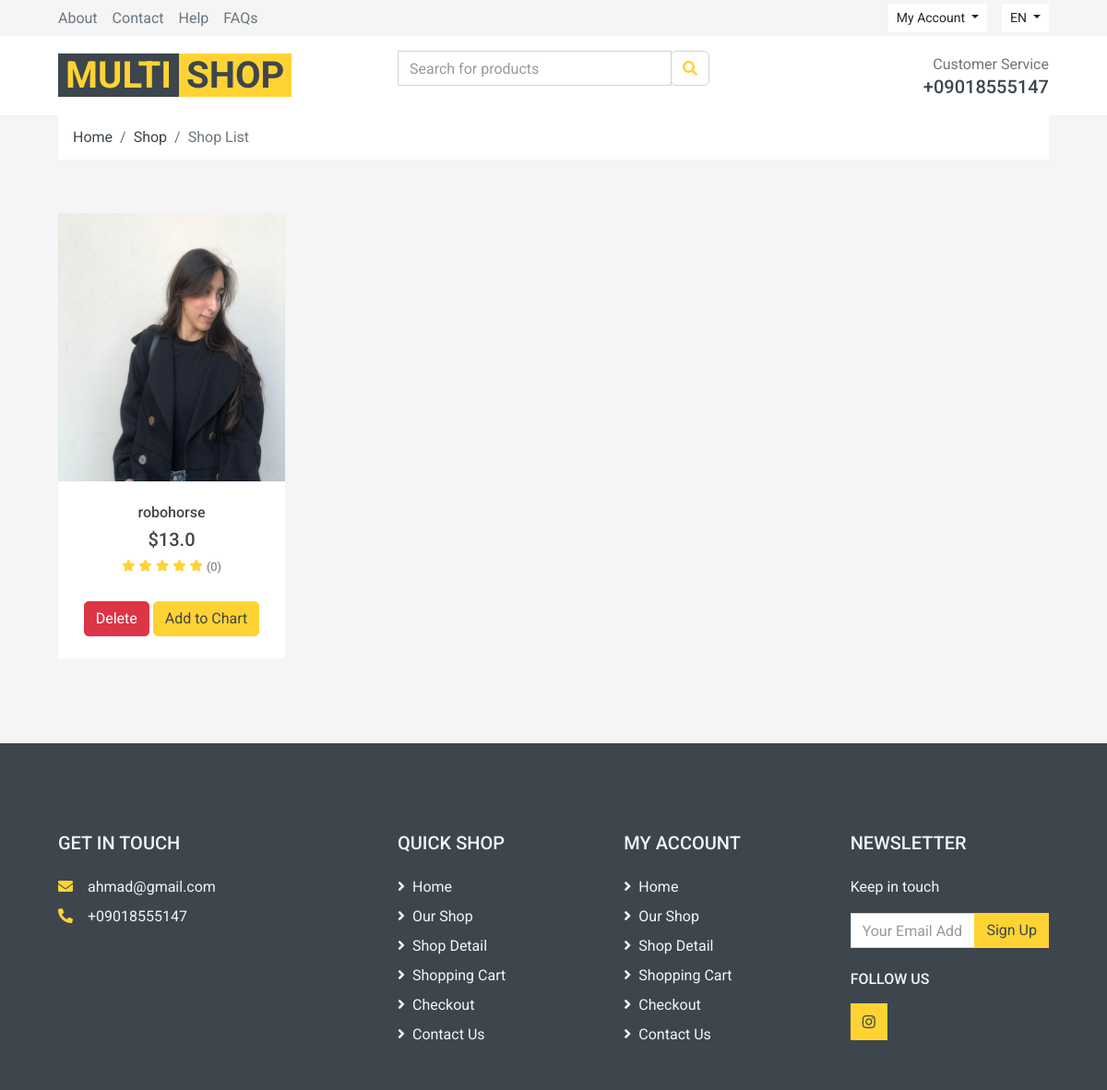
The app's page /product/favorite (signed in) with its own data.
### Home/models.py (models this page shows, shortened)
class SiteContact(models.Model):
    site_name = models.CharField(max_length=50, default="Multy Shop")
    site_description = models.TextField(null=True)
    phone_number = models.CharField(max_length=20, blank=True)
    email_address = models.EmailField(blank=True)
    address = models.TextField(blank=True)
    insta_account = models.URLField("Instagram URL", blank=True, max_length=255)
    linkin_account = models.URLField("Linkin URL", blank=True, max_length=255)
    facebook = models.URLField("Facebook URL", blank=True, max_length=255)
    x_account = models.URLField("X URL", blank=True, max_length=255)
    twitter_account = models.URLField("Tweeter URL", blank=True, max_length=255)

### Product/models.py (models this page shows, shortened)
class ProductModel(models.Model):
    title = models.CharField(max_length=100, verbose_name="product name")
    product_description = models.TextField(null=True, blank=True, verbose_name="products short description ",
                                           help_text="located below the products name")
    slug = models.SlugField(unique=True, null=True, blank=True)
    price = models.FloatField()
    available_amount = models.PositiveSmallIntegerField(verbose_name="available amount")
    color = models.ManyToManyField(Color, related_name="products", blank=True)
    size = models.ManyToManyField(Size, related_name="products", blank=True)
    category = models.ManyToManyField(Category, related_name="sub_products", blank=True)
    short_point_1 = models.CharField(max_length=100, null=True, blank=True, verbose_name="short point 1")
    short_point_2 = models.CharField(max_length=100, null=True, blank=True, verbose_name="short point 2")
    short_point_3 = models.CharField(max_length=100, null=True, blank=True, verbose_name="short point 3")
    short_point_4 = models.CharField(max_length=100, null=True, blank=True, verbose_name="short point 4")
    information = models.TextField(null=True, blank=True)
    add_date = models.DateField(auto_now_add=True, verbose_name="added date", editable=False)
    last_update = models.DateField(auto_now=True, verbose_name="Last update", editable=False)
    sell_count = models.PositiveSmallIntegerField(verbose_name="Sell mount", editable=False, default=0)
    views = models.PositiveIntegerField(default=0, editable=False)
    class Meta:
        verbose_name = "Product"
        verbose_name_plural = "Products"
    def product_price(self):
        try:
            global_offer = DiscountPrice.objects.filter(apply_to_all_products=True, is_active=True).last()
            product_price = self.price - (self.price * global_offer.discount_rate / 100)
            print(product_price)
            return product_price
        except:
            try:
                discount = DiscountPrice.objects.get(product=self, is_active=True)
                product_price = self.price - (self.price * discount.discount_rate / 100)
                return product_price
            except:
                product_price = self.price
                return product_price
    def __str__(self):
        return f'{self.title}'

class ProductImage(models.Model):
    product = models.ForeignKey(ProductModel, related_name="images", on_delete=models.CASCADE)
    image = models.ImageField(upload_to='img/ProductImages', null=True, blank=True)

### Product/views.py (the view)
# urls.py: path('favorite', UserFavoriteList.as_view(), name="user_favorite_list"),
class UserFavoriteList(TemplateView):
    template_name = 'product/user_liked_products.html'

### Product/templates/product/user_liked_products.html (shortened to what this page needs)
{% extends 'base.html' %}
{% load static %}
{% block contant %}
    <div class="container-fluid">
        <div class="row px-xl-5">
            <div class="col-12">
                <nav class="breadcrumb bg-light mb-30">
                    <a class="breadcrumb-item text-dark" href="#">Home</a>
                    <a class="breadcrumb-item text-dark" href="#">Shop</a>
                    <span class="breadcrumb-item active">Shop List</span>
                </nav>
            </div>
        </div>
    </div>
    <div class="container-fluid">
        <div class="row px-xl-5">
            <div class="col-lg-9 col-md-8">
                <div class="row pb-3">
                    <div class="col-12 pb-1">
                    </div>
                    {% for item in favorites_ %}
                        <div class="col-lg-4 col-md-6 col-sm-6 pb-1">
                            <div class="product-item bg-light mb-4">
                                <div class="product-img position-relative overflow-hidden">
                                    <img style="width: 291.06px; height: 291.06px" class="img-fluid w-100"
                                         src="
                                                 {% if item.images.first.image.url %}{{ item.images.first.image.url }}
                                                             {% else %}{% static 'img/no_product_image.png' %}{% endif %}"
                                         alt="">
                                    {% include 'includes/product_actions.html' %}
                                </div>
                                <div class="text-center py-4">
                                    <a class="h6 text-decoration-none text-truncate" href="">{{ item }}</a>
                                    <div class="d-flex align-items-center justify-content-center mt-2">
                                        <h5>${{ item.product_price }}</h5>
                                    </div>
                                    <div class="d-flex align-items-center justify-content-center mb-1">
                                        <small class="fa fa-star text-primary mr-1"></small>
                                        <small class="fa fa-star text-primary mr-1"></small>
                                        <small class="fa fa-star text-primary mr-1"></small>
                                        <small class="fa fa-star text-primary mr-1"></small>
                                        <small class="fa fa-star text-primary mr-1"></small>
                                        <small>({{ item.comments.all.count }})</small>
                                    </div>
                                    <br>
                                    <a href="{% url 'product:add_to_user_favorite_list' item.id %}">
                                        <button style="border-radius: 5px" type="button" class="btn btn-danger">
                                            Delete
                                        </button>
                                    </a>
                                    <a href="">
                                        <button style="border-radius: 5px" type="button" class="btn btn-primary">Add
                                            to
                                            Chart
                                        </button>
                                    </a>
                                </div>
                            </div>
                        </div>
                    {% endfor %}
                </div>
            </div>
        </div>
    </div>
{% endblock %}

### templates/base.html (shortened to what this page needs)
{% load render_partial %}
{% include 'includes/header_refrences.html' %}
{% include 'includes/header.html' %}
{% block contant %}
{% endblock %}
{% include 'includes/footer.html' %}

### templates/includes/header_refrences.html (shortened to what this page needs)
{% load static %}
    <link rel="stylesheet" href="{% static 'css/custom_feature.css' %}">
    <link href="https://cdnjs.cloudflare.com/ajax/libs/font-awesome/5.10.0/css/all.min.css"
          rel="stylesheet">
    <link href="{% static "lib/animate/animate.min.css" %}" rel="stylesheet">
    <link href="{% static "lib/owlcarousel/assets/owl.carousel.min.css" %}" rel="stylesheet">
    <link href="{% static 'bootstrap/css/bootstrap.min.css' %}" rel="stylesheet">
    <link href="{% static "css/style.css" %}" rel="stylesheet">

### templates/includes/header.html (shortened to what this page needs)
<div class="container-fluid">
    <div class="row bg-secondary py-1 px-xl-5">
        <div class="col-lg-6 d-none d-lg-block">
            <div class="d-inline-flex align-items-center h-100">
                <a class="text-body mr-3" href="{% url 'Home:About_us' %}">About</a>
                <a class="text-body mr-3" href="{% url 'Home:contact' %}">Contact</a>
                <a class="text-body mr-3" href="{% url 'Home:help' %}">Help</a>
                <a class="text-body mr-3" href="{% url 'Home:FAQs' %}">FAQs</a>
            </div>
        </div>
        <div class="col-lg-6 text-center text-lg-right">
            <div class="d-inline-flex align-items-center">
                <div class="btn-group">
                    {% if request.user.is_authenticated %}
                        <button type="button" class="btn btn-sm btn-light dropdown-toggle" data-toggle="dropdown">My
                            Account
                        </button>
                        </div>
                    {% endif %}
            <div class="btn-group">
                <button type="button" class="btn btn-sm btn-light dropdown-toggle" data-toggle="dropdown">EN
                </button>
            </div>
        </div>
    </div>
</div>
<div class="row align-items-center bg-light py-3 px-xl-5 d-none d-lg-flex">
    <div class="col-lg-4">
        <a href="{% url 'Home:home' %}" class="text-decoration-none">
            <span class="h1 text-uppercase text-primary bg-dark px-2">Multi</span>
            <span class="h1 text-uppercase text-dark bg-primary px-2 ml-n1">Shop</span>
        </a>
    </div>
    <div class="col-lg-4 col-6 text-left">
        <form action="{% url 'Home:search' %}" method="get">
            <div class="input-group">
                <input type="text" class="form-control" placeholder="Search for products" name="searched" id="search">
                <div class="input-group-append">
                            <span class="input-group-text bg-transparent text-primary">
                                <i class="fa fa-search"></i>
                            </span>
                </div>
            </div>
        </form>
        {% if site_general_info %}
            </div>
            <div class="col-lg-4 col-6 text-right">
                <p class="m-0">Customer Service</p>
                <h5 class="m-0">+{{ site_general_info.phone_number }}</h5>
            </div>
        {% endif %}
</div>
</div>

### templates/includes/product_actions.html (shortened to what this page needs)
<div class="product-action">
</div>

### templates/includes/footer.html (shortened to what this page needs)
{% load static %}
<div class="container-fluid bg-dark text-secondary mt-5 pt-5">
    <div class="row px-xl-5 pt-5">
        <div class="col-lg-4 col-md-12 mb-5 pr-3 pr-xl-5">
            <h5 class="text-secondary text-uppercase mb-4">Get In Touch</h5>
            {% if site_general_info.email_address %}
                <p class="mb-2"><i class="fa fa-envelope text-primary mr-3"></i>{{ site_general_info.email_address }}
                </p>
            {% endif %}
            {% if site_general_info.phone_number %}
                <p class="mb-0"><i class="fa fa-phone-alt text-primary mr-3"></i>+{{ site_general_info.phone_number }}
                </p>
            {% endif %}
        </div>
        <div class="col-lg-8 col-md-12">
            <div class="row">
                <div class="col-md-4 mb-5">
                    <h5 class="text-secondary text-uppercase mb-4">Quick Shop</h5>
                    <div class="d-flex flex-column justify-content-start">
                        <a class="text-secondary mb-2" href="{% url 'Home:home' %}"><i
                                class="fa fa-angle-right mr-2"></i>Home</a>
                        <a class="text-secondary mb-2" href="{% url 'product:product_list' %}"><i
                                class="fa fa-angle-right mr-2"></i>Our Shop</a>
                        <a class="text-secondary mb-2" href="
                                {% if recent_viewed.0 %}{% url 'product:Product_detail' recent_viewed.0.id %}{% else %}{% url 'product:product_list' %}{% endif %} "
                           class="nav-item nav-link {% if request.resolver_match.url_name == 'Product_detail' %}active{% endif %}"><i
                                class="fa fa-angle-right mr-2"></i>Shop Detail</a>
                        <a class="text-secondary mb-2" href="{% url 'cart:cart' %}"><i
                                class="fa fa-angle-right mr-2"></i>Shopping Cart</a>
                        <a class="text-secondary mb-2" href="{% url 'cart:check_out' %}"><i
                                class="fa fa-angle-right mr-2"></i>Checkout</a>
                        <a class="text-secondary" href="{% url 'Home:contact' %}"><i class="fa fa-angle-right mr-2"></i>Contact
                            Us</a>
                    </div>
                </div>
                <div class="col-md-4 mb-5">
                    <h5 class="text-secondary text-uppercase mb-4">My Account</h5>
                    <div class="d-flex flex-column justify-content-start">
                        <a class="text-secondary mb-2" href="{% url 'Home:home' %}"><i
                                class="fa fa-angle-right mr-2"></i>Home</a>
                        <a class="text-secondary mb-2" href="{% url 'product:product_list' %}"><i
                                class="fa fa-angle-right mr-2"></i>Our Shop</a>
                        <a class="text-secondary mb-2" href="
                                {% if recent_viewed.0 %}{% url 'product:Product_detail' recent_viewed.0.id %}{% else %}{% url 'product:product_list' %}{% endif %} "
                           class="nav-item nav-link {% if request.resolver_match.url_name == 'Product_detail' %}active{% endif %}"><i
                                class="fa fa-angle-right mr-2"></i>Shop Detail</a>
                        <a class="text-secondary mb-2" href="{% url 'cart:cart' %}"><i
                                class="fa fa-angle-right mr-2"></i>Shopping Cart</a>
                        <a class="text-secondary mb-2" href="{% url 'cart:check_out' %}"><i
                                class="fa fa-angle-right mr-2"></i>Checkout</a>
                        <a class="text-secondary" href="{% url 'Home:contact' %}"><i class="fa fa-angle-right mr-2"></i>Contact
                            Us</a>
                    </div>
                </div>
                <div class="col-md-4 mb-5">
                    <h5 class="text-secondary text-uppercase mb-4">Newsletter</h5>
                    <p>Keep in touch</p>
                    <form method="post" action="{% url 'Home:news_letter' %}">
                        <div class="input-group">
                            <input name="email" type="text" class="form-control" placeholder="Your Email Address">
                            <div class="input-group-append">
                                <button type="submit" class="btn btn-primary">Sign Up</button>
                            </div>
                        </div>
                    </form>
                    <h6 class="text-secondary text-uppercase mt-4 mb-3">Follow Us</h6>
                    <div class="d-flex">
                        {% if instagram_URL %}
                            <a class="btn btn-primary btn-square" href="{{ instagram_URL }}"><i
                                    class="fab fa-instagram"></i></a>
                        {% endif %}
                    </div>
                </div>
            </div>
        </div>
    </div>
</div>

### templates/includes/footer_refrences.html (shortened to what this page needs)
{% load static %}

### records on screen
SiteContact: phone_number "09018555147", email_address "ahmad@gmail.com"
ProductModel: id.image (picture), title "robohorse", product_price "13.0", comments.all.count "0"
